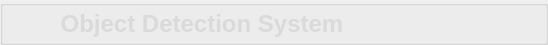
        <widget class="QGroupBox" name="groupBox">
         <property name="minimumSize">
          <size>
           <width>0</width>
           <height>45</height>
          </size>
         </property>
         <property name="maximumSize">
          <size>
           <width>16777215</width>
           <height>45</height>
          </size>
         </property>
         <property name="styleSheet">
          <string notr="true">#groupBox{
background-color: rgba(75, 75, 75, 200);
border: 0px solid #42adff;
border-left: 0px solid rgba(29, 83, 185, 255);
border-right: 0px solid rgba(29, 83, 185, 255);
border-bottom: 1px solid rgba(200, 200, 200,100);
;
border-radius:0px;}</string>
         </property>
         <property name="title">
          <string/>
         </property>
         <layout class="QHBoxLayout" name="horizontalLayout">
          <property name="spacing">
           <number>0</number>
          </property>
          <property name="topMargin">
           <number>0</number>
          </property>
          <property name="bottomMargin">
           <number>0</number>
          </property>
          <item>
           <widget class="QLabel" name="label_7">
            <property name="minimumSize">
             <size>
              <width>40</width>
              <height>40</height>
             </size>
            </property>
            <property name="maximumSize">
             <size>
              <width>40</width>
              <height>40</height>
             </size>
            </property>
            <property name="styleSheet">
             <string notr="true">image: url(:/img/icon/conan.png);</string>
            </property>
            <property name="text">
             <string/>
            </property>
           </widget>
          </item>
          <item>
           <widget class="QLabel" name="label_4">
            <property name="styleSheet">
             <string notr="true">QLabel
{
	font-size: 24px;
	font-family: &quot;Microsoft YaHei&quot;;
	font-weight: bold;
 		border-radius:9px;
		background:rgba(66, 195, 255, 0);
color: rgb(218, 218, 218);
}
</string>
            </property>
            <property name="text">
             <string> Object Detection System</string>
            </property>
           </widget>
          </item>
          <item>
           <spacer name="horizontalSpacer">
            <property name="orientation">
             <enum>Qt::Horizontal</enum>
            </property>
            <property name="sizeHint" stdset="0">
             <size>
              <width>40</width>
              <height>20</height>
             </size>
            </property>
           </spacer>
          </item>
          <item>
           <layout class="QHBoxLayout" name="horizontalLayout_5">
            <property name="spacing">
             <number>0</number>
            </property>
            <item>
             <widget class="QPushButton" name="minButton">
              <property name="minimumSize">
               <size>
                <width>50</width>
                <height>28</height>
               </size>
              </property>
              <property name="maximumSize">
               <size>
                <width>50</width>
                <height>28</height>
               </size>
              </property>
              <property name="styleSheet">
               <string notr="true">QPushButton {
border-style: solid;
border-width: 0px;
border-radius: 0px;
background-color: rgba(223, 223, 223, 0);}
QPushButton::focus{outline: none;}
QPushButton::hover {
border-style: solid;
border-width: 0px;
border-radius: 0px;
background-color: rgba(223, 223, 223, 150);}</string>
              </property>
              <property name="text">
               <string/>
              </property>
              <property name="icon">
               <iconset resource="../apprcc.qrc">
                <normaloff>:/img/icon/最小化.png</normaloff>:/img/icon/最小化.png</iconset>
              </property>
             </widget>
            </item>
            <item>
             <widget class="QPushButton" name="maxButton">
              <property name="minimumSize">
               <size>
                <width>50</width>
                <height>28</height>
               </size>
              </property>
              <property name="maximumSize">
               <size>
                <width>50</width>
                <height>28</height>
               </size>
              </property>
              <property name="styleSheet">
               <string notr="true">QPushButton {
border-style: solid;
border-width: 0px;
border-radius: 0px;
background-color: rgba(223, 223, 223, 0);}
QPushButton::focus{outline: none;}
QPushButton::hover {
border-style: solid;
border-width: 0px;
border-radius: 0px;
background-color: rgba(223, 223, 223, 150);}</string>
              </property>
              <property name="text">
               <string/>
              </property>
              <property name="icon">
               <iconset resource="../apprcc.qrc">
                <normaloff>:/img/icon/正方形.png</normaloff>
                <activeon>:/img/icon/还原.png</activeon>
                <selectedon>:/img/icon/还原.png</selectedon>:/img/icon/正方形.png</iconset>
              </property>
              <property name="checkable">
               <bool>true</bool>
              </property>
             </widget>
            </item>
            <item>
             <widget class="QPushButton" name="closeButton">
              <property name="minimumSize">
               <size>
                <width>50</width>
                <height>28</height>
               </size>
              </property>
              <property name="maximumSize">
               <size>
                <width>50</width>
                <height>28</height>
               </size>
              </property>
              <property name="styleSheet">
               <string notr="true">QPushButton {
border-style: solid;
border-width: 0px;
border-radius: 0px;
background-color: rgba(223, 223, 223, 0);}
QPushButton::focus{outline: none;}
QPushButton::hover {
border-style: solid;
border-width: 0px;
border-radius: 0px;
background-color: rgba(223, 223, 223, 150);}</string>
              </property>
              <property name="text">
               <string/>
              </property>
              <property name="icon">
               <iconset resource="../apprcc.qrc">
                <normaloff>:/img/icon/关闭.png</normaloff>:/img/icon/关闭.png</iconset>
              </property>
             </widget>
            </item>
           </layout>
          </item>
         </layout>
        </widget>
